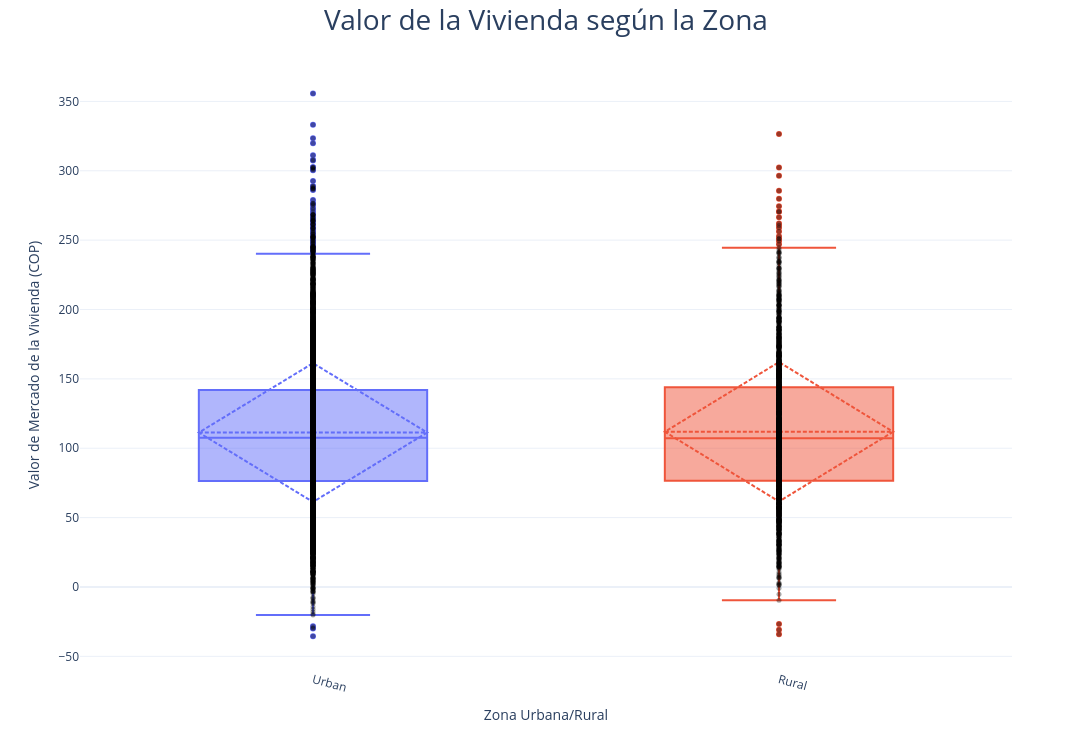

Source (notebook cell):
### Code cell
import plotly.express as px
import plotly.graph_objects as go

#=====================================#
# BOXPLOT + PUNTOS INDIVIDUALES
#=====================================#

fig = px.box(
    data,
    x='zona_urbana_rural',
    y='valor_de_mercado_de_la_vivienda',
    color='zona_urbana_rural',
    points='outliers'
)

#=====================================#
# PUNTOS DISPERSIÓN
#=====================================#

fig.add_trace(

    go.Scatter(
        x=data['zona_urbana_rural'],
        y=data['valor_de_mercado_de_la_vivienda'],
        mode='markers',
        marker=dict(
            size=5,
            color='black',
            opacity=0.35
        ),
        name='Observaciones',
        hovertemplate=
        '<b>Zona</b>: %{x}<br>' +
        '<b>Valor Vivienda</b>: %{y:$,.0f}<extra></extra>'
    )

)

#=====================================#
# CONFIGURACIÓN
#=====================================#

fig.update_traces(
    selector=dict(type='box'),
    boxmean='sd'
)

#=====================================#
# ESTADÍSTICAS
#=====================================#

estadisticas = (
    data
    .groupby('zona_urbana_rural')['valor_de_mercado_de_la_vivienda']
    .agg(['mean','median','std'])
    .round(0)
)

print("\nESTADÍSTICAS POR ZONA\n")
print(estadisticas)

#=====================================#
# LAYOUT
#=====================================#

fig.update_layout(
    template='plotly_white',
    title={
        'text':'Valor de la Vivienda según la Zona',
        'x':0.5,
        'font':{'size':28}
    },
    xaxis_title='Zona Urbana/Rural',
    yaxis_title='Valor de Mercado de la Vivienda (COP)',
    width=1300,
    height=750,
    showlegend=False
)

fig.update_xaxes(
    tickangle=15
)

fig.show()

### Figure 1 — Plotly figure (JSON) as saved in the notebook; plotly's stock layout.template omitted (floating-point values rounded to 4 significant figures; data arrays with more than 128 entries replaced by an {"elided": "..."} marker saying what was removed)
{"data": [{"alignmentgroup": "True", "boxmean": "sd", "boxpoints": "outliers", "hovertemplate": "zona_urbana_rural=%{x}<br>valor_de_mercado_de_la_vivienda=%{y}<extra></extra>", "legendgroup": "Urban", "marker": {"color": "#636efa"}, "name": "Urban", "notched": false, "offsetgroup": "Urban", "orientation": "v", "showlegend": true, "type": "box", "x": {"elided": "7967 str values"}, "x0": " ", "xaxis": "x", "y": {"elided": "7967 float values"}, "y0": " ", "yaxis": "y"}, {"alignmentgroup": "True", "boxmean": "sd", "boxpoints": "outliers", "hovertemplate": "zona_urbana_rural=%{x}<br>valor_de_mercado_de_la_vivienda=%{y}<extra></extra>", "legendgroup": "Rural", "marker": {"color": "#EF553B"}, "name": "Rural", "notched": false, "offsetgroup": "Rural", "orientation": "v", "showlegend": true, "type": "box", "x": {"elided": "2033 str values"}, "x0": " ", "xaxis": "x", "y": {"elided": "2033 float values"}, "y0": " ", "yaxis": "y"}, {"hovertemplate": "<b>Zona</b>: %{x}<br><b>Valor Vivienda</b>: %{y:$,.0f}<extra></extra>", "marker": {"color": "black", "opacity": 0.35, "size": 5}, "mode": "markers", "name": "Observaciones", "type": "scatter", "x": {"elided": "10000 str values"}, "y": {"elided": "10000 float values"}}], "layout": {"boxmode": "overlay", "height": 750, "legend": {"title": {"text": "zona_urbana_rural"}, "tracegroupgap": 0}, "margin": {"t": 60}, "showlegend": false, "title": {"font": {"size": 28}, "text": "Valor de la Vivienda según la Zona", "x": 0.5}, "width": 1300, "xaxis": {"anchor": "y", "categoryarray": ["Urban", "Rural"], "categoryorder": "array", "domain": [0, 1], "tickangle": 15, "title": {"text": "Zona Urbana/Rural"}}, "yaxis": {"anchor": "x", "domain": [0, 1], "title": {"text": "Valor de Mercado de la Vivienda (COP)"}}}}
